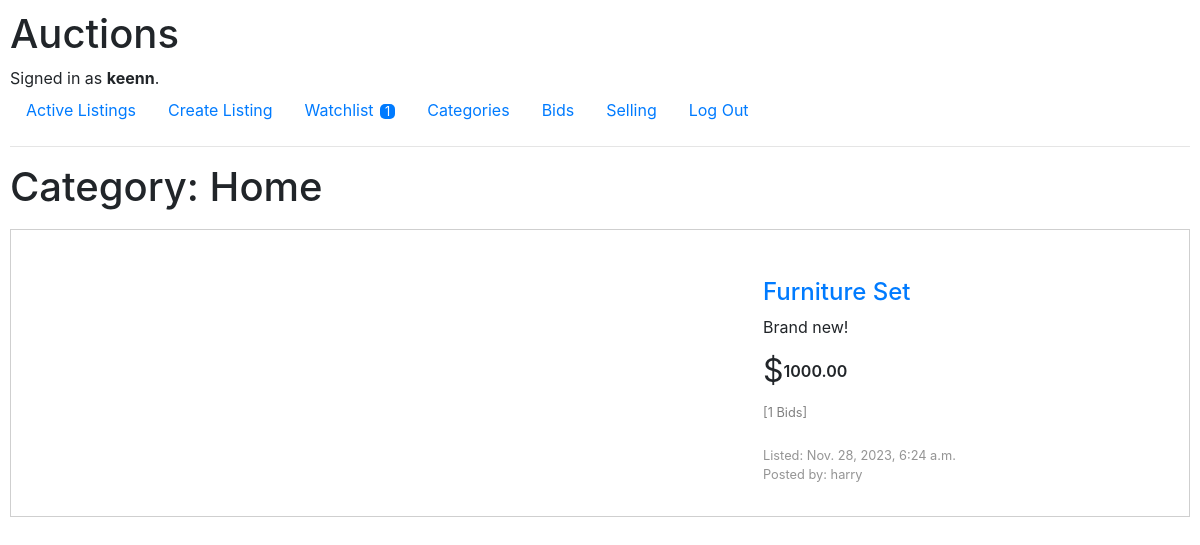
The app's page /categories/3 (signed in), older data.
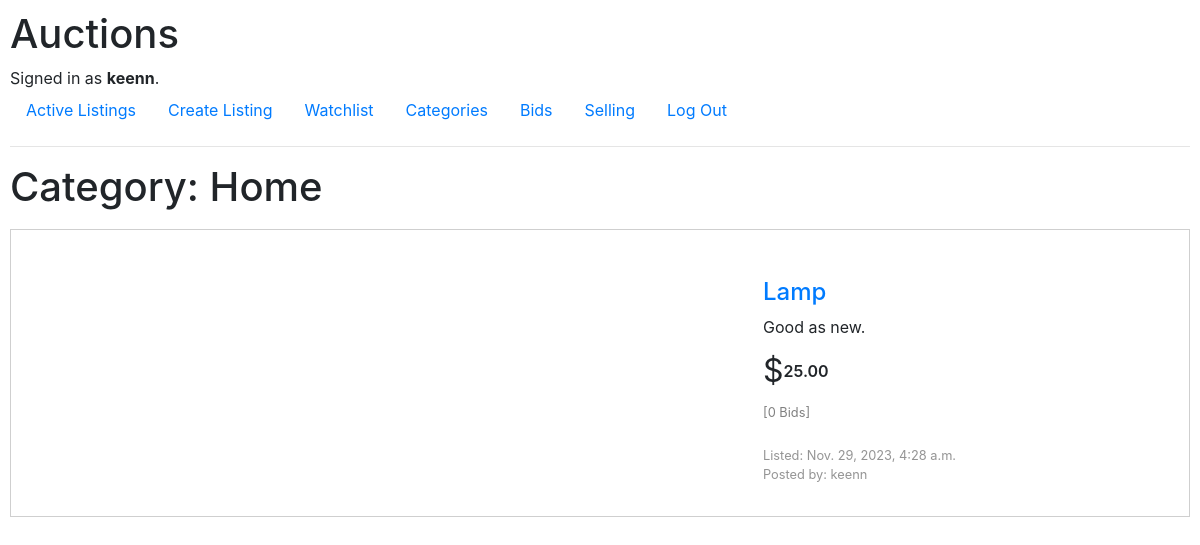
The same page, newer data.
### auctions/models.py (models this page shows, shortened)
class Listing(models.Model):
    seller = models.ForeignKey(User, on_delete=models.CASCADE, related_name="ownListings")
    title = models.CharField(max_length=64)
    description = models.CharField(max_length=5000)
    startingBid = models.DecimalField(decimal_places=2,
                                      max_digits=10)
    image = models.CharField(max_length=5000,
                             default="https://upload.wikimedia.org/wikipedia/commons/thumb/4/46/Question_mark_%28black%29.svg/800px-Question_mark_%28black%29.svg.png")
    timestamp = models.DateTimeField(default=timezone.now, editable=False)
    category = models.ForeignKey(Category, on_delete=models.CASCADE, related_name='listingCategory')
    availability = models.BooleanField(default=True)

class User(AbstractUser):
    pass

### auctions/views.py (the view)
# urls.py: path("categories/<str:category_id>", views.category, name="category"),
@login_required
def category(request, category_id):
    return render(request, 'auctions/category.html', {
        "category" : Category.objects.get(pk=category_id),
        "listings" : [{'listing' : item, 'bid' : Bid.objects.filter(listing=item).count()} for item in Category.objects.get(pk=category_id).listingCategory.all()],
        'watchlistCount' : Watchlist.objects.get(user = User.objects.get(pk=request.user.id)).listing.count()
    })

### auctions/models.py (called while the page is built)
    def __str__(self):
        return f"{self.category}"

### auctions/templates/auctions/category.html (shortened to what this page needs)
{% extends 'auctions/layout.html' %}
{% block body %}
    <div class="categoryWrapper">
        <h1>Category: {{ category }}</h1>
        {% for listing in listings %}
            {% if listing.listing.availability %}
                <div class="listing">
                    <div class="displaypic">
                        <a href="{% url 'listing' listing.listing.title listing.listing.id %}"><img src="{{ listing.listing.image }}" alt=""></a>
                    </div>
                    <div class="itemInfo">
                        <div class="infoTitle">
                            <a href="{% url 'listing' listing.listing.title listing.listing.id %}">
                                <h4>{{ listing.listing.title }}</h4>
                            </a>
                        </div>
                        <div class="infoDescription">{{ listing.listing.description }}</div>
                        <div class="infoStartingBid">
                            <span class="dollar">$</span>
                            <span class="price">{{ listing.listing.startingBid | floatformat:2 }}</span>
                        </div>
                        <div class="nBid">
                            <p>[{{ listing.bid }} Bids]</p>
                        </div>
                        <div class="created">
                            <p>Listed: {{ listing.listing.timestamp }}</p>
                            <p>Posted by: {{ listing.listing.seller.username }}</p>
                        </div>
                    </div>
                </div>
            {% endif %}
        {% empty %}
            <li>There is currently no item in '{{ category }}' category</li>
        {% endfor %}
    </div>
{% endblock%}

### auctions/templates/auctions/layout.html (shortened to what this page needs)
{% load static %}
<!DOCTYPE html>
<html lang="en">
    <head>
        <link rel="stylesheet" href="https://stackpath.bootstrapcdn.com/bootstrap/4.4.1/css/bootstrap.min.css">
        <link href="{% static 'auctions/styles.css' %}" rel="stylesheet">
    </head>
    <body>
        <h1>Auctions</h1>
        <div>
            {% if user.is_authenticated %}
                Signed in as <strong>{{ user.username }}</strong>.
            {% else %}
                Not signed in.
            {% endif %}
        </div>
        <ul class="nav">
            <li class="nav-item">
                <a class="nav-link" href="{% url 'index' %}">Active Listings</a>
            </li>
            {% if user.is_authenticated %}
                <li class="nav-item">
                    <a class="nav-link" href="{% url 'new' %}">Create Listing</a>
                </li>
                <li class="nav-item">
                    <a class="nav-link watchlistnav" href="{% url 'watchlist' %}">Watchlist
                        {% if watchlistCount %}
                            <span>{{ watchlistCount }}</span>
                        {% endif %}
                    </a>
                </li>
                <li class="nav-item">
                    <a class="nav-link" href="{% url 'categories' %}">Categories</a>
                </li>
                <li class="nav-item">
                    <a class="nav-link" href="{% url 'bids' %}">Bids</a>
                </li>
                <li class="nav-item">
                    <a class="nav-link" href="{% url 'selling' %}">Selling</a>
                </li>
                <li class="nav-item">
                    <a class="nav-link" href="{% url 'logout' %}">Log Out</a>
                </li>
            {% endif %}
        </ul>
        <hr>
        {% block body %}
        {% endblock %}
    </body>
</html>

Row changes from the older to the newer data that the page shows:
no longer on this page (row edited): Listing: listing "Furniture Set", listing.description "Brand new!", listing.startingBid "1000.00", bid "1", listing.timestamp "Nov. 28, 2023, 6:24 a.m.", listing.seller.username "harry"
added Listing: listing "Lamp", listing.description "Good as new.", listing.startingBid "25.00", bid "0", listing.timestamp "Nov. 29, 2023, 4:28 a.m.", listing.seller.username "keenn"
Text that changed along with them:
{{ watchlistCount }}: "1" → (not shown)
